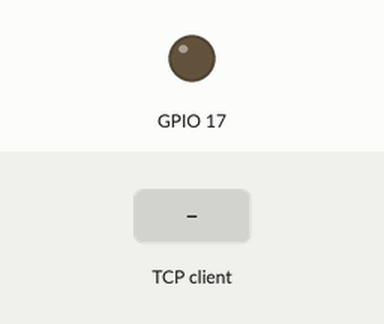
The program below on a simulated Raspberry Pi (BCM pin numbers). On the bench: output pins drawn as LEDs (lit = HIGH). The test bench sets the inputs (shaded band). One TCP client connects 1 s after the port opens and stays connected; what the program prints to the terminal is not drawn.

Above: at 1.2 s.
1.3 s: the TCP client sends "on"
At 2.0 s:
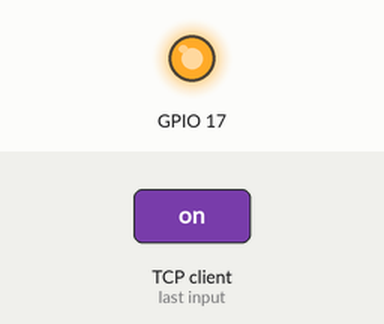
2.8 s: the TCP client sends "off"
At 3.2 s:
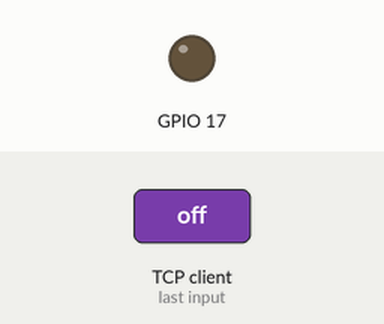
Timing chart, 0 to 5.8 s (numbered marks = the images above; inputs shaded):
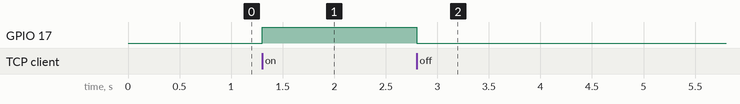

Measured:
- after the input at 1.3 s, GPIO 17: LOW → HIGH at once
- after the input at 2.8 s, GPIO 17: HIGH → LOW at once

The program:

detect-me-bt-server.py
```python
#!/usr/bin/env python
'''
Este script hace de servidor y se ejecuta en la RasPi, esperando que un cliente se conecte y le diga si apagar o encender una lámpara,por medio de un relé.

This script runs in a RasPi and acts as a socket server, waiting until a client gets connected and is instructed whether a lamp controlled by a relay switch, should be turned on or off.
'''
import socket
import RPi.GPIO as GPIO

GPIO.setmode(GPIO.BCM)
GPIO.setup(17, GPIO.OUT)

try:
        s = socket.socket()
        s.bind(("0.0.0.0", 5000))
        s.listen(5)

        print "Esperando conexion del cliente..."

        conn, addr = s.accept()

        if addr:
                print "Conexion de %s" % addr[0]

        while True:
                data = conn.recv(1024)
                if data == "on":
                        GPIO.output(17, 1)
                elif data == "off":
                        GPIO.output(17, 0)
                else:
                        print  "Error en la conexion con el cliente"
                        break
        conn.close()
        s.close()

except KeyboardInterrupt:
        print "Ejecucion interrumpida!."
finally:
        GPIO.cleanup()
```
